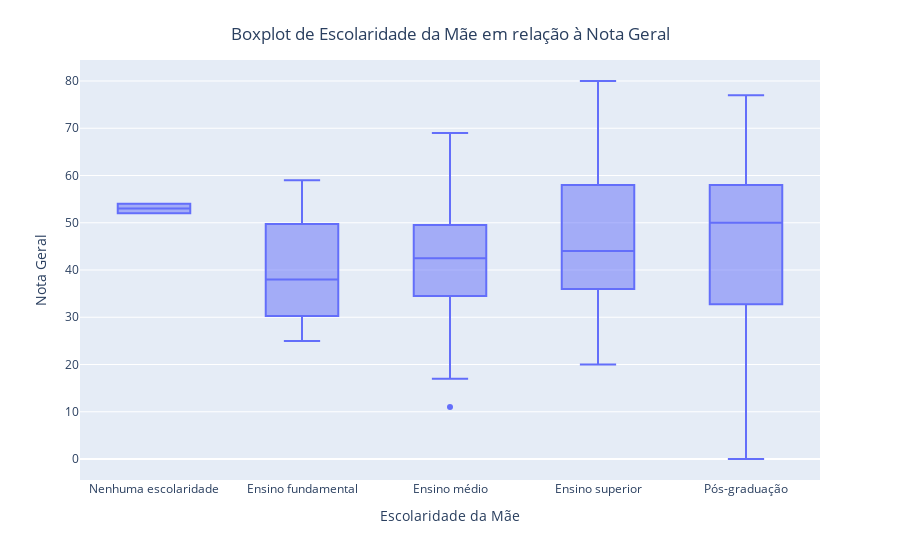

Here is the notebook cell this chart was saved with:
### Code cell
categorias = {
    'A': 'Nenhuma escolaridade',
    'B': 'Ensino fundamental',
    'C': 'Ensino fundamental',
    'D': 'Ensino médio',
    'E': 'Ensino superior',
    'F': 'Pós-graduação'
}

ordem_categorias = {'Nenhuma escolaridade': 1, 'Ensino fundamental': 2, 
                    'Ensino médio': 3, 'Ensino superior': 4, 'Pós-graduação': 5}

dados_explorados['Nota_geral'] = pd.to_numeric(dados_explorados['Nota_geral'], errors='coerce')
dados_explorados = dados_explorados.dropna(subset=['Nota_geral'])

dados_explorados['Categoria'] = dados_explorados['Escolaridade_mae'].map(categorias)

medianas = dados_explorados.groupby('Categoria')['Nota_geral'].median().reset_index()

medianas['ordem_categoria'] = medianas['Categoria'].map(ordem_categorias)
medianas = medianas.sort_values(by='ordem_categoria')

fig = px.box(dados_explorados, x='Categoria', y='Nota_geral', 
             labels={'Categoria': 'Escolaridade da Mãe', 'Nota_geral': 'Nota Geral'},
             category_orders={"Categoria": medianas['Categoria']})
fig.update_layout(title='Boxplot de Escolaridade da Mãe em relação à Nota Geral', title_x=0.5, title_y=0.95)
fig.show()

### Figure 1 — Plotly figure (JSON) as saved in the notebook; plotly's stock layout.template omitted (floating-point values rounded to 4 significant figures; data arrays with more than 128 entries replaced by an {"elided": "..."} marker saying what was removed)
{"data": [{"alignmentgroup": "True", "hovertemplate": "Escolaridade da Mãe=%{x}<br>Nota Geral=%{y}<extra></extra>", "legendgroup": "", "marker": {"color": "#636efa"}, "name": "", "notched": false, "offsetgroup": "", "orientation": "v", "showlegend": false, "type": "box", "x": {"elided": "164 str values"}, "x0": " ", "xaxis": "x", "y": {"elided": "164 int values"}, "y0": " ", "yaxis": "y"}], "layout": {"boxmode": "group", "legend": {"tracegroupgap": 0}, "margin": {"t": 60}, "title": {"text": "Boxplot de Escolaridade da Mãe em relação à Nota Geral", "x": 0.5, "y": 0.95}, "xaxis": {"anchor": "y", "categoryarray": ["Nenhuma escolaridade", "Ensino fundamental", "Ensino médio", "Ensino superior", "Pós-graduação"], "categoryorder": "array", "domain": [0, 1], "title": {"text": "Escolaridade da Mãe"}}, "yaxis": {"anchor": "x", "domain": [0, 1], "title": {"text": "Nota Geral"}}}}
